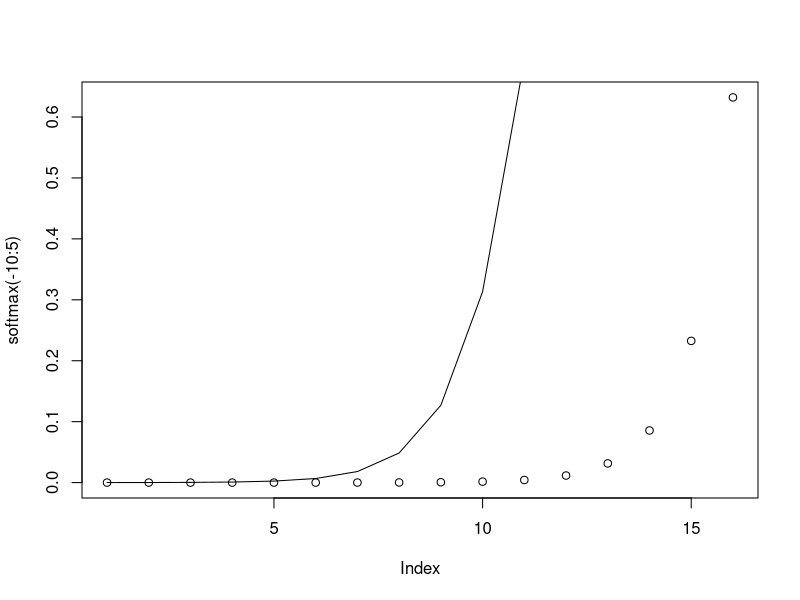
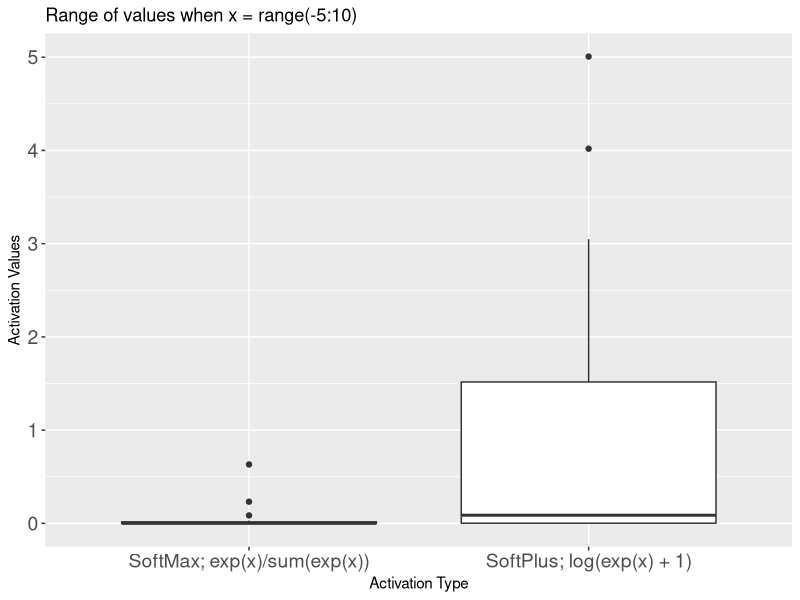

Source code (R) for these figures, in order:
# Taking a look at activation functions

library(dplyr)
library(ggplot2)

softplus <- function (x) log(exp(x) + 1)
softmax <- function(x) exp(x)/sum(exp(x))

plot(softmax(-10:5))
lines(softplus(-10:5))


rng <- -10:5

sm <- tibble(rng, softmax(rng), "SoftMax; exp(x)/sum(exp(x))")
sp <- tibble(rng, softplus(rng), "SoftPlus; log(exp(x) + 1)")
cn <- c("Range", "Activation Value", "Activation Type")

colnames(sm) = cn
colnames(sp) = cn

activations <- bind_rows(sm,sp)

f1 <- ggplot(activations, aes(`Activation Type`, `Activation Value`)) +
    geom_boxplot() +
    labs(
        x = "Activation Type", y="Activation Values",
        title="Range of values when x = range(-5:10)") +
    theme(
        axis.text.x = element_text(size=14),
        axis.text.y = element_text(size=14)
    )

ggsave("imgs/activations.png", f1)
